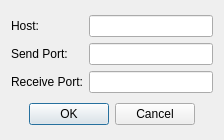
<?xml version="1.0" encoding="UTF-8"?>
<ui version="4.0">
 <class>DialogConnectConfig</class>
 <widget class="QDialog" name="DialogConnectConfig">
  <property name="geometry">
   <rect>
    <x>0</x>
    <y>0</y>
    <width>224</width>
    <height>140</height>
   </rect>
  </property>
  <property name="windowTitle">
   <string>Настройки подключения</string>
  </property>
  <layout class="QGridLayout" name="gridLayout_2">
   <item row="0" column="0">
    <layout class="QGridLayout" name="gridLayout">
     <item row="0" column="0">
      <widget class="QLabel" name="label">
       <property name="text">
        <string>Host:</string>
       </property>
      </widget>
     </item>
     <item row="0" column="1">
      <widget class="QLineEdit" name="lineEditHost"/>
     </item>
     <item row="1" column="0">
      <widget class="QLabel" name="label_2">
       <property name="text">
        <string>Send Port:</string>
       </property>
      </widget>
     </item>
     <item row="1" column="1">
      <widget class="QLineEdit" name="lineEditSendPort"/>
     </item>
     <item row="2" column="0">
      <widget class="QLabel" name="label_3">
       <property name="text">
        <string>Receive Port:</string>
       </property>
      </widget>
     </item>
     <item row="2" column="1">
      <widget class="QLineEdit" name="lineEditReceivePort"/>
     </item>
    </layout>
   </item>
   <item row="1" column="0">
    <widget class="QDialogButtonBox" name="buttonBox">
     <property name="orientation">
      <enum>Qt::Horizontal</enum>
     </property>
     <property name="standardButtons">
      <set>QDialogButtonBox::Cancel|QDialogButtonBox::Ok</set>
     </property>
     <property name="centerButtons">
      <bool>true</bool>
     </property>
    </widget>
   </item>
  </layout>
 </widget>
 <resources/>
 <connections>
  <connection>
   <sender>buttonBox</sender>
   <signal>accepted()</signal>
   <receiver>DialogConnectConfig</receiver>
   <slot>accept()</slot>
   <hints>
    <hint type="sourcelabel">
     <x>248</x>
     <y>254</y>
    </hint>
    <hint type="destinationlabel">
     <x>157</x>
     <y>274</y>
    </hint>
   </hints>
  </connection>
  <connection>
   <sender>buttonBox</sender>
   <signal>rejected()</signal>
   <receiver>DialogConnectConfig</receiver>
   <slot>reject()</slot>
   <hints>
    <hint type="sourcelabel">
     <x>316</x>
     <y>260</y>
    </hint>
    <hint type="destinationlabel">
     <x>286</x>
     <y>274</y>
    </hint>
   </hints>
  </connection>
 </connections>
</ui>
